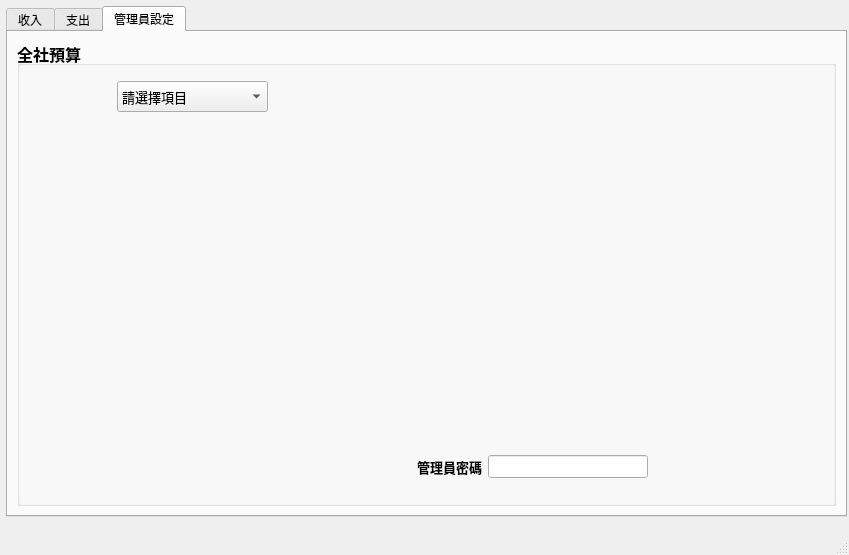
<?xml version="1.0" encoding="UTF-8"?>
<ui version="4.0">
 <class>MainWindow</class>
 <widget class="QMainWindow" name="MainWindow">
  <property name="geometry">
   <rect>
    <x>0</x>
    <y>0</y>
    <width>849</width>
    <height>555</height>
   </rect>
  </property>
  <property name="sizePolicy">
   <sizepolicy hsizetype="Expanding" vsizetype="Expanding">
    <horstretch>0</horstretch>
    <verstretch>0</verstretch>
   </sizepolicy>
  </property>
  <property name="windowTitle">
   <string>MainWindow</string>
  </property>
  <widget class="QWidget" name="centralwidget">
   <property name="sizePolicy">
    <sizepolicy hsizetype="Fixed" vsizetype="Fixed">
     <horstretch>0</horstretch>
     <verstretch>0</verstretch>
    </sizepolicy>
   </property>
   <widget class="QTabWidget" name="tab_condition">
    <property name="geometry">
     <rect>
      <x>6</x>
      <y>6</y>
      <width>841</width>
      <height>511</height>
     </rect>
    </property>
    <property name="sizePolicy">
     <sizepolicy hsizetype="Expanding" vsizetype="Expanding">
      <horstretch>0</horstretch>
      <verstretch>0</verstretch>
     </sizepolicy>
    </property>
    <property name="currentIndex">
     <number>2</number>
    </property>
    <widget class="QWidget" name="tab_income">
     <attribute name="title">
      <string>收入</string>
     </attribute>
     <layout class="QGridLayout" name="gridLayout_6">
      <item row="0" column="0">
       <widget class="QGroupBox" name="groupBox_income">
        <property name="font">
         <font>
          <family>Arial</family>
          <pointsize>12</pointsize>
          <weight>75</weight>
          <bold>true</bold>
         </font>
        </property>
        <property name="title">
         <string>收入</string>
        </property>
        <layout class="QGridLayout" name="gridLayout_4">
         <item row="0" column="0">
          <widget class="QLabel" name="label_income_time">
           <property name="font">
            <font>
             <pointsize>10</pointsize>
             <weight>50</weight>
             <bold>false</bold>
            </font>
           </property>
           <property name="text">
            <string>收入時間</string>
           </property>
          </widget>
         </item>
         <item row="0" column="1">
          <widget class="QLabel" name="label_income_people">
           <property name="font">
            <font>
             <pointsize>10</pointsize>
             <weight>50</weight>
             <bold>false</bold>
            </font>
           </property>
           <property name="text">
            <string>申請人</string>
           </property>
          </widget>
         </item>
         <item row="1" column="0">
          <widget class="QDateEdit" name="dateEdit__income">
           <property name="font">
            <font>
             <pointsize>10</pointsize>
             <weight>50</weight>
             <bold>false</bold>
            </font>
           </property>
          </widget>
         </item>
         <item row="1" column="1" colspan="2">
          <widget class="QLineEdit" name="lineEdit_income_people">
           <property name="font">
            <font>
             <pointsize>10</pointsize>
             <weight>50</weight>
             <bold>false</bold>
            </font>
           </property>
          </widget>
         </item>
         <item row="2" column="0">
          <widget class="QLabel" name="label_income_activity">
           <property name="font">
            <font>
             <pointsize>10</pointsize>
             <weight>50</weight>
             <bold>false</bold>
            </font>
           </property>
           <property name="text">
            <string>活動</string>
           </property>
          </widget>
         </item>
         <item row="2" column="1">
          <widget class="QLabel" name="label_income_money">
           <property name="font">
            <font>
             <pointsize>10</pointsize>
             <weight>50</weight>
             <bold>false</bold>
            </font>
           </property>
           <property name="text">
            <string>金額</string>
           </property>
          </widget>
         </item>
         <item row="3" column="0">
          <widget class="QComboBox" name="comboBox_income_activity">
           <property name="font">
            <font>
             <pointsize>10</pointsize>
             <weight>50</weight>
             <bold>false</bold>
            </font>
           </property>
           <item>
            <property name="text">
             <string>期初舞展</string>
            </property>
           </item>
           <item>
            <property name="text">
             <string>流舞週末</string>
            </property>
           </item>
           <item>
            <property name="text">
             <string>小成</string>
            </property>
           </item>
           <item>
            <property name="text">
             <string>寒訓</string>
            </property>
           </item>
           <item>
            <property name="text">
             <string>內鬥盃</string>
            </property>
           </item>
           <item>
            <property name="text">
             <string>雜費</string>
            </property>
           </item>
           <item>
            <property name="text">
             <string>嘉南雄</string>
            </property>
           </item>
           <item>
            <property name="text">
             <string>野餐日</string>
            </property>
           </item>
           <item>
            <property name="text">
             <string>大成</string>
            </property>
           </item>
           <item>
            <property name="text">
             <string>暑訓</string>
            </property>
           </item>
           <item>
            <property name="text">
             <string>其他活動</string>
            </property>
           </item>
          </widget>
         </item>
         <item row="3" column="1" colspan="2">
          <widget class="QLineEdit" name="lineEdit_income_money"/>
         </item>
         <item row="4" column="0">
          <widget class="QLabel" name="label__income_class">
           <property name="font">
            <font>
             <pointsize>10</pointsize>
             <weight>50</weight>
             <bold>false</bold>
            </font>
           </property>
           <property name="text">
            <string>類別</string>
           </property>
          </widget>
         </item>
         <item row="4" column="1">
          <widget class="QLabel" name="label_income_name">
           <property name="font">
            <font>
             <pointsize>10</pointsize>
             <weight>50</weight>
             <bold>false</bold>
            </font>
           </property>
           <property name="text">
            <string>項目</string>
           </property>
          </widget>
         </item>
         <item row="5" column="0">
          <widget class="QComboBox" name="comboBox__income_class">
           <property name="font">
            <font>
             <pointsize>10</pointsize>
             <weight>50</weight>
             <bold>false</bold>
            </font>
           </property>
           <item>
            <property name="text">
             <string>學校補助</string>
            </property>
           </item>
           <item>
            <property name="text">
             <string>廠商贊助</string>
            </property>
           </item>
           <item>
            <property name="text">
             <string>活動收入</string>
            </property>
           </item>
           <item>
            <property name="text">
             <string>社員費</string>
            </property>
           </item>
           <item>
            <property name="text">
             <string>其他</string>
            </property>
           </item>
          </widget>
         </item>
         <item row="5" column="1" colspan="2">
          <widget class="QLineEdit" name="lineEdit_income_name"/>
         </item>
         <item row="6" column="0">
          <widget class="QLabel" name="label_income_remark">
           <property name="font">
            <font>
             <pointsize>10</pointsize>
             <weight>50</weight>
             <bold>false</bold>
            </font>
           </property>
           <property name="text">
            <string>備註</string>
           </property>
          </widget>
         </item>
         <item row="7" column="0" colspan="3">
          <widget class="QTextEdit" name="textEdit_income_remark">
           <property name="sizePolicy">
            <sizepolicy hsizetype="Expanding" vsizetype="Fixed">
             <horstretch>0</horstretch>
             <verstretch>0</verstretch>
            </sizepolicy>
           </property>
          </widget>
         </item>
         <item row="8" column="2">
          <widget class="QPushButton" name="pushButton_income_check">
           <property name="font">
            <font>
             <pointsize>9</pointsize>
             <weight>50</weight>
             <bold>false</bold>
            </font>
           </property>
           <property name="text">
            <string>確定</string>
           </property>
          </widget>
         </item>
         <item row="8" column="1">
          <widget class="QLabel" name="label_income_foruser">
           <property name="font">
            <font>
             <pointsize>10</pointsize>
             <weight>50</weight>
             <bold>false</bold>
            </font>
           </property>
           <property name="text">
            <string>無資料輸入</string>
           </property>
           <property name="alignment">
            <set>Qt::AlignCenter</set>
           </property>
          </widget>
         </item>
        </layout>
       </widget>
      </item>
     </layout>
    </widget>
    <widget class="QWidget" name="tab_expenditure">
     <attribute name="title">
      <string>支出</string>
     </attribute>
     <layout class="QGridLayout" name="gridLayout_7">
      <item row="0" column="0">
       <widget class="QGroupBox" name="groupBox_expenditure">
        <property name="sizePolicy">
         <sizepolicy hsizetype="Expanding" vsizetype="Expanding">
          <horstretch>0</horstretch>
          <verstretch>0</verstretch>
         </sizepolicy>
        </property>
        <property name="font">
         <font>
          <family>Arial</family>
          <pointsize>12</pointsize>
          <weight>75</weight>
          <bold>true</bold>
         </font>
        </property>
        <property name="title">
         <string>支出</string>
        </property>
        <layout class="QGridLayout" name="gridLayout">
         <item row="4" column="1">
          <widget class="QLabel" name="label_expenditure_name">
           <property name="sizePolicy">
            <sizepolicy hsizetype="Expanding" vsizetype="Expanding">
             <horstretch>0</horstretch>
             <verstretch>0</verstretch>
            </sizepolicy>
           </property>
           <property name="font">
            <font>
             <pointsize>10</pointsize>
             <weight>50</weight>
             <bold>false</bold>
            </font>
           </property>
           <property name="text">
            <string>項目</string>
           </property>
          </widget>
         </item>
         <item row="5" column="0">
          <widget class="QComboBox" name="comboBox_expenditure_group">
           <property name="sizePolicy">
            <sizepolicy hsizetype="Expanding" vsizetype="Expanding">
             <horstretch>0</horstretch>
             <verstretch>0</verstretch>
            </sizepolicy>
           </property>
           <property name="font">
            <font>
             <pointsize>10</pointsize>
             <weight>50</weight>
             <bold>false</bold>
            </font>
           </property>
           <item>
            <property name="text">
             <string>請選擇組別</string>
            </property>
           </item>
          </widget>
         </item>
         <item row="3" column="0">
          <widget class="QComboBox" name="comboBox_expenditure_activity">
           <property name="sizePolicy">
            <sizepolicy hsizetype="Expanding" vsizetype="Expanding">
             <horstretch>0</horstretch>
             <verstretch>0</verstretch>
            </sizepolicy>
           </property>
           <property name="font">
            <font>
             <pointsize>10</pointsize>
             <weight>50</weight>
             <bold>false</bold>
            </font>
           </property>
           <item>
            <property name="text">
             <string>舞風費</string>
            </property>
           </item>
           <item>
            <property name="text">
             <string>期初舞展</string>
            </property>
           </item>
           <item>
            <property name="text">
             <string>流舞週末</string>
            </property>
           </item>
           <item>
            <property name="text">
             <string>小成</string>
            </property>
           </item>
           <item>
            <property name="text">
             <string>寒訓</string>
            </property>
           </item>
           <item>
            <property name="text">
             <string>內鬥盃</string>
            </property>
           </item>
           <item>
            <property name="text">
             <string>雜費</string>
            </property>
           </item>
           <item>
            <property name="text">
             <string>嘉南雄</string>
            </property>
           </item>
           <item>
            <property name="text">
             <string>野餐日</string>
            </property>
           </item>
           <item>
            <property name="text">
             <string>大成</string>
            </property>
           </item>
           <item>
            <property name="text">
             <string>暑訓</string>
            </property>
           </item>
           <item>
            <property name="text">
             <string>其他活動</string>
            </property>
           </item>
          </widget>
         </item>
         <item row="3" column="1">
          <widget class="QLineEdit" name="lineEdit_expenditure_money">
           <property name="sizePolicy">
            <sizepolicy hsizetype="Expanding" vsizetype="Expanding">
             <horstretch>0</horstretch>
             <verstretch>0</verstretch>
            </sizepolicy>
           </property>
          </widget>
         </item>
         <item row="4" column="0">
          <widget class="QLabel" name="label_expenditure_group">
           <property name="sizePolicy">
            <sizepolicy hsizetype="Expanding" vsizetype="Expanding">
             <horstretch>0</horstretch>
             <verstretch>0</verstretch>
            </sizepolicy>
           </property>
           <property name="baseSize">
            <size>
             <width>10</width>
             <height>10</height>
            </size>
           </property>
           <property name="font">
            <font>
             <pointsize>10</pointsize>
             <weight>50</weight>
             <bold>false</bold>
            </font>
           </property>
           <property name="text">
            <string>支出組別</string>
           </property>
          </widget>
         </item>
         <item row="5" column="1">
          <widget class="QLineEdit" name="lineEdit_expenditure_name">
           <property name="sizePolicy">
            <sizepolicy hsizetype="Expanding" vsizetype="Expanding">
             <horstretch>0</horstretch>
             <verstretch>0</verstretch>
            </sizepolicy>
           </property>
          </widget>
         </item>
         <item row="7" column="0" colspan="2">
          <widget class="QTextEdit" name="textEdit_expenditure_remark">
           <property name="sizePolicy">
            <sizepolicy hsizetype="Expanding" vsizetype="Fixed">
             <horstretch>0</horstretch>
             <verstretch>0</verstretch>
            </sizepolicy>
           </property>
          </widget>
         </item>
         <item row="6" column="0">
          <widget class="QLabel" name="label_expenditure_remark">
           <property name="sizePolicy">
            <sizepolicy hsizetype="Expanding" vsizetype="Expanding">
             <horstretch>0</horstretch>
             <verstretch>0</verstretch>
            </sizepolicy>
           </property>
           <property name="font">
            <font>
             <pointsize>10</pointsize>
             <weight>50</weight>
             <bold>false</bold>
            </font>
           </property>
           <property name="text">
            <string>備註</string>
           </property>
          </widget>
         </item>
         <item row="0" column="0">
          <widget class="QLabel" name="label_expenditure_time">
           <property name="sizePolicy">
            <sizepolicy hsizetype="Expanding" vsizetype="Expanding">
             <horstretch>0</horstretch>
             <verstretch>0</verstretch>
            </sizepolicy>
           </property>
           <property name="font">
            <font>
             <pointsize>10</pointsize>
             <weight>50</weight>
             <bold>false</bold>
            </font>
           </property>
           <property name="text">
            <string>支出時間</string>
           </property>
          </widget>
         </item>
         <item row="0" column="1">
          <widget class="QLabel" name="label_expenditure_people">
           <property name="sizePolicy">
            <sizepolicy hsizetype="Expanding" vsizetype="Expanding">
             <horstretch>0</horstretch>
             <verstretch>0</verstretch>
            </sizepolicy>
           </property>
           <property name="font">
            <font>
             <pointsize>10</pointsize>
             <weight>50</weight>
             <bold>false</bold>
            </font>
           </property>
           <property name="text">
            <string>申請人</string>
           </property>
          </widget>
         </item>
         <item row="1" column="0">
          <widget class="QDateEdit" name="dateEdit_expenditure">
           <property name="sizePolicy">
            <sizepolicy hsizetype="Expanding" vsizetype="Expanding">
             <horstretch>0</horstretch>
             <verstretch>0</verstretch>
            </sizepolicy>
           </property>
           <property name="font">
            <font>
             <pointsize>10</pointsize>
             <weight>50</weight>
             <bold>false</bold>
            </font>
           </property>
          </widget>
         </item>
         <item row="1" column="1">
          <widget class="QLineEdit" name="lineEdit_expenditure_people">
           <property name="sizePolicy">
            <sizepolicy hsizetype="Expanding" vsizetype="Expanding">
             <horstretch>0</horstretch>
             <verstretch>0</verstretch>
            </sizepolicy>
           </property>
           <property name="font">
            <font>
             <pointsize>10</pointsize>
             <weight>50</weight>
             <bold>false</bold>
            </font>
           </property>
          </widget>
         </item>
         <item row="2" column="0">
          <widget class="QLabel" name="label_expenditure_activity">
           <property name="sizePolicy">
            <sizepolicy hsizetype="Expanding" vsizetype="Expanding">
             <horstretch>0</horstretch>
             <verstretch>0</verstretch>
            </sizepolicy>
           </property>
           <property name="font">
            <font>
             <pointsize>10</pointsize>
             <weight>50</weight>
             <bold>false</bold>
            </font>
           </property>
           <property name="text">
            <string>活動</string>
           </property>
          </widget>
         </item>
         <item row="2" column="1">
          <widget class="QLabel" name="label_expenditure_money">
           <property name="sizePolicy">
            <sizepolicy hsizetype="Expanding" vsizetype="Expanding">
             <horstretch>0</horstretch>
             <verstretch>0</verstretch>
            </sizepolicy>
           </property>
           <property name="font">
            <font>
             <pointsize>10</pointsize>
             <weight>50</weight>
             <bold>false</bold>
            </font>
           </property>
           <property name="text">
            <string>金額</string>
           </property>
          </widget>
         </item>
         <item row="8" column="0">
          <widget class="QLabel" name="label_expenditure_foruser">
           <property name="font">
            <font>
             <pointsize>10</pointsize>
             <weight>50</weight>
             <bold>false</bold>
            </font>
           </property>
           <property name="text">
            <string>無資料輸入</string>
           </property>
           <property name="alignment">
            <set>Qt::AlignCenter</set>
           </property>
          </widget>
         </item>
         <item row="8" column="1">
          <widget class="QPushButton" name="pushButton_expenditure_check">
           <property name="sizePolicy">
            <sizepolicy hsizetype="Expanding" vsizetype="Expanding">
             <horstretch>0</horstretch>
             <verstretch>0</verstretch>
            </sizepolicy>
           </property>
           <property name="font">
            <font>
             <pointsize>9</pointsize>
             <weight>50</weight>
             <bold>false</bold>
            </font>
           </property>
           <property name="text">
            <string>確定</string>
           </property>
          </widget>
         </item>
         <item row="0" column="2" rowspan="7">
          <widget class="QGroupBox" name="groupBox_expenditure_con_2">
           <property name="sizePolicy">
            <sizepolicy hsizetype="Expanding" vsizetype="Expanding">
             <horstretch>0</horstretch>
             <verstretch>0</verstretch>
            </sizepolicy>
           </property>
           <property name="font">
            <font>
             <family>Arial</family>
             <pointsize>12</pointsize>
             <weight>75</weight>
             <bold>true</bold>
            </font>
           </property>
           <property name="title">
            <string>社團財務狀況</string>
           </property>
           <layout class="QGridLayout" name="gridLayout_5">
            <item row="2" column="0">
             <widget class="QLabel" name="label_expenditure_con_balancename_2">
              <property name="sizePolicy">
               <sizepolicy hsizetype="Expanding" vsizetype="Expanding">
                <horstretch>0</horstretch>
                <verstretch>0</verstretch>
               </sizepolicy>
              </property>
              <property name="font">
               <font>
                <family>Arial</family>
                <pointsize>10</pointsize>
                <weight>50</weight>
                <bold>false</bold>
               </font>
              </property>
              <property name="text">
               <string>&lt;html&gt;&lt;head/&gt;&lt;body&gt;&lt;p&gt;&lt;span style=&quot; font-size:10pt;&quot;&gt;社團帳戶餘額 :&lt;/span&gt;&lt;/p&gt;&lt;/body&gt;&lt;/html&gt;</string>
              </property>
             </widget>
            </item>
            <item row="0" column="1" colspan="2">
             <widget class="QProgressBar" name="progressBar_expenditure_con_activity">
              <property name="sizePolicy">
               <sizepolicy hsizetype="Expanding" vsizetype="Expanding">
                <horstretch>0</horstretch>
                <verstretch>0</verstretch>
               </sizepolicy>
              </property>
              <property name="font">
               <font>
                <weight>50</weight>
                <bold>false</bold>
               </font>
              </property>
              <property name="value">
               <number>24</number>
              </property>
             </widget>
            </item>
            <item row="1" column="1" colspan="2">
             <widget class="QProgressBar" name="progressBar_expenditure_con_group">
              <property name="sizePolicy">
               <sizepolicy hsizetype="Expanding" vsizetype="Expanding">
                <horstretch>0</horstretch>
                <verstretch>0</verstretch>
               </sizepolicy>
              </property>
              <property name="font">
               <font>
                <weight>50</weight>
                <bold>false</bold>
               </font>
              </property>
              <property name="value">
               <number>24</number>
              </property>
             </widget>
            </item>
            <item row="1" column="0">
             <widget class="QLabel" name="label_expenditure_con_group_2">
              <property name="sizePolicy">
               <sizepolicy hsizetype="Expanding" vsizetype="Expanding">
                <horstretch>0</horstretch>
                <verstretch>0</verstretch>
               </sizepolicy>
              </property>
              <property name="font">
               <font>
                <family>Arial</family>
                <pointsize>10</pointsize>
                <weight>50</weight>
                <bold>false</bold>
               </font>
              </property>
              <property name="text">
               <string>支出組別</string>
              </property>
             </widget>
            </item>
            <item row="2" column="2">
             <widget class="QLabel" name="label_expenditure_con_balance_2">
              <property name="sizePolicy">
               <sizepolicy hsizetype="Expanding" vsizetype="Expanding">
                <horstretch>0</horstretch>
                <verstretch>0</verstretch>
               </sizepolicy>
              </property>
              <property name="font">
               <font>
                <family>Arial</family>
                <pointsize>12</pointsize>
                <weight>75</weight>
                <bold>true</bold>
               </font>
              </property>
              <property name="text">
               <string>0</string>
              </property>
             </widget>
            </item>
            <item row="0" column="0">
             <widget class="QLabel" name="label_expenditure_con_activity_2">
              <property name="sizePolicy">
               <sizepolicy hsizetype="Expanding" vsizetype="Expanding">
                <horstretch>0</horstretch>
                <verstretch>0</verstretch>
               </sizepolicy>
              </property>
              <property name="font">
               <font>
                <family>Arial</family>
                <pointsize>10</pointsize>
                <weight>50</weight>
                <bold>false</bold>
               </font>
              </property>
              <property name="text">
               <string>活動</string>
              </property>
             </widget>
            </item>
           </layout>
          </widget>
         </item>
         <item row="7" column="2" rowspan="2">
          <spacer name="verticalSpacer_2">
           <property name="orientation">
            <enum>Qt::Vertical</enum>
           </property>
           <property name="sizeHint" stdset="0">
            <size>
             <width>20</width>
             <height>40</height>
            </size>
           </property>
          </spacer>
         </item>
        </layout>
       </widget>
      </item>
     </layout>
    </widget>
    <widget class="QWidget" name="tab_setting">
     <attribute name="title">
      <string>管理員設定</string>
     </attribute>
     <layout class="QGridLayout" name="gridLayout_2">
      <item row="0" column="0">
       <widget class="QGroupBox" name="groupBox_setting_budget">
        <property name="font">
         <font>
          <family>Arial</family>
          <pointsize>12</pointsize>
          <weight>75</weight>
          <bold>true</bold>
         </font>
        </property>
        <property name="title">
         <string>全社預算</string>
        </property>
        <widget class="QComboBox" name="comboBox_setting_activity">
         <property name="geometry">
          <rect>
           <x>100</x>
           <y>40</y>
           <width>151</width>
           <height>31</height>
          </rect>
         </property>
         <property name="sizePolicy">
          <sizepolicy hsizetype="Expanding" vsizetype="Expanding">
           <horstretch>0</horstretch>
           <verstretch>0</verstretch>
          </sizepolicy>
         </property>
         <property name="font">
          <font>
           <pointsize>10</pointsize>
           <weight>50</weight>
           <bold>false</bold>
          </font>
         </property>
         <item>
          <property name="text">
           <string>請選擇項目</string>
          </property>
         </item>
         <item>
          <property name="text">
           <string>舞風費</string>
          </property>
         </item>
         <item>
          <property name="text">
           <string>期初舞展</string>
          </property>
         </item>
         <item>
          <property name="text">
           <string>小成</string>
          </property>
         </item>
         <item>
          <property name="text">
           <string>大成</string>
          </property>
         </item>
        </widget>
        <widget class="QWidget" name="layoutWidget_2">
         <property name="geometry">
          <rect>
           <x>190</x>
           <y>80</y>
           <width>131</width>
           <height>261</height>
          </rect>
         </property>
         <layout class="QVBoxLayout" name="verticalLayout_2">
          <item>
           <widget class="QLabel" name="label_setting_money_1">
            <property name="text">
             <string/>
            </property>
           </widget>
          </item>
          <item>
           <widget class="QLabel" name="label_setting_money_2">
            <property name="text">
             <string/>
            </property>
           </widget>
          </item>
          <item>
           <widget class="QLabel" name="label_setting_money_3">
            <property name="text">
             <string/>
            </property>
           </widget>
          </item>
          <item>
           <widget class="QLabel" name="label_setting_money_4">
            <property name="text">
             <string/>
            </property>
           </widget>
          </item>
          <item>
           <widget class="QLabel" name="label_setting_money_5">
            <property name="text">
             <string/>
            </property>
           </widget>
          </item>
         </layout>
        </widget>
        <widget class="QWidget" name="layoutWidget">
         <property name="geometry">
          <rect>
           <x>30</x>
           <y>80</y>
           <width>131</width>
           <height>261</height>
          </rect>
         </property>
         <layout class="QVBoxLayout" name="verticalLayout">
          <item>
           <widget class="QLabel" name="label_setting_1">
            <property name="text">
             <string/>
            </property>
           </widget>
          </item>
          <item>
           <widget class="QLabel" name="label_setting_2">
            <property name="text">
             <string/>
            </property>
           </widget>
          </item>
          <item>
           <widget class="QLabel" name="label_setting_3">
            <property name="text">
             <string/>
            </property>
           </widget>
          </item>
          <item>
           <widget class="QLabel" name="label_setting_4">
            <property name="text">
             <string/>
            </property>
           </widget>
          </item>
          <item>
           <widget class="QLabel" name="label_setting_5">
            <property name="text">
             <string/>
            </property>
           </widget>
          </item>
         </layout>
        </widget>
        <widget class="QWidget" name="layoutWidget">
         <property name="geometry">
          <rect>
           <x>400</x>
           <y>390</y>
           <width>231</width>
           <height>71</height>
          </rect>
         </property>
         <layout class="QHBoxLayout" name="horizontalLayout_2">
          <item>
           <widget class="QLabel" name="label_condition_password_2">
            <property name="font">
             <font>
              <family>Arial</family>
              <pointsize>10</pointsize>
              <weight>75</weight>
              <bold>true</bold>
             </font>
            </property>
            <property name="text">
             <string>管理員密碼</string>
            </property>
            <property name="alignment">
             <set>Qt::AlignCenter</set>
            </property>
           </widget>
          </item>
          <item>
           <widget class="QLineEdit" name="lineEdit_condition_password_2">
            <property name="font">
             <font>
              <pointsize>10</pointsize>
             </font>
            </property>
           </widget>
          </item>
         </layout>
        </widget>
       </widget>
      </item>
     </layout>
    </widget>
   </widget>
  </widget>
  <widget class="QStatusBar" name="statusbar"/>
  <widget class="QMenuBar" name="menubar">
   <property name="geometry">
    <rect>
     <x>0</x>
     <y>0</y>
     <width>849</width>
     <height>18</height>
    </rect>
   </property>
  </widget>
 </widget>
 <resources/>
 <connections/>
</ui>
